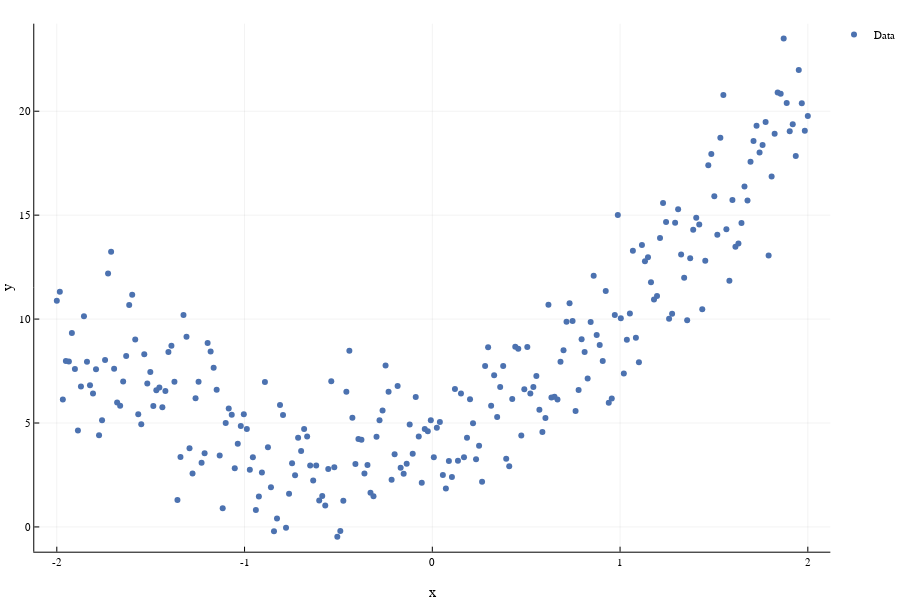

The cell this chart's notebook holds for it:
### Markdown cell above
Let's start by plotting the raw data.

### Code cell
@df data scatter(:x, :y, 
    label="Data", 
    xlabel="x", 
    ylabel="y",
    markersize=3,
)

### Figure 1 — Plotly figure (JSON) as saved in the notebook; plotly's stock layout.template omitted (floating-point values rounded to 4 significant figures; data arrays with more than 128 entries replaced by an {"elided": "..."} marker saying what was removed)
{"data": [{"colorbar": {"title": {"text": ""}}, "hoverinfo": "text", "legendgroup": "Data", "marker": {"color": "rgba(76, 114, 176, 1.000)", "line": {"color": "rgba(0, 0, 0, 0)", "width": 1}, "size": 6, "symbol": "circle"}, "mode": "markers", "name": "Data", "showlegend": true, "text": {"elided": "250 null values"}, "type": "scatter", "x": {"elided": "250 float values"}, "xaxis": "x", "y": {"elided": "250 float values"}, "yaxis": "y", "zmax": 0.1, "zmin": -0.1}], "layout": {"annotations": [], "height": 600, "legend": {"bgcolor": "rgba(255, 255, 255, 1.000)", "bordercolor": "rgba(0, 0, 0, 1)", "font": {"color": "rgba(0, 0, 0, 1)", "family": "sans-serif", "size": 11}, "tracegroupgap": 0, "x": 1, "y": 1}, "margin": {"b": 20, "l": 0, "r": 0, "t": 20}, "paper_bgcolor": "rgba(255, 255, 255, 1.000)", "plot_bgcolor": "rgba(255, 255, 255, 1.000)", "showlegend": true, "width": 900, "xaxis": {"anchor": "y", "domain": [0.0411, 0.9956], "gridcolor": "rgba(0, 0, 0, 0.1)", "gridwidth": 0.5, "linecolor": "rgba(0, 0, 0, 1)", "mirror": false, "range": [-2.12, 2.12], "showgrid": true, "showline": true, "showticklabels": true, "tickangle": 0, "tickcolor": "rgb(0, 0, 0)", "tickfont": {"color": "rgba(0, 0, 0, 1)", "family": "sans-serif", "size": 11}, "tickmode": "array", "ticks": "inside", "ticktext": ["-2", "-1", "0", "1", "2"], "tickvals": [-2, -1, 0, 1, 2], "title": {"font": {"color": "rgba(0, 0, 0, 1)", "family": "sans-serif", "size": 15}, "text": "x"}, "type": "linear", "visible": true, "zeroline": false, "zerolinecolor": "rgba(0, 0, 0, 1)"}, "yaxis": {"anchor": "x", "domain": [0.05054, 0.9934], "gridcolor": "rgba(0, 0, 0, 0.1)", "gridwidth": 0.5, "linecolor": "rgba(0, 0, 0, 1)", "mirror": false, "range": [-1.191, 24.21], "showgrid": true, "showline": true, "showticklabels": true, "tickangle": 0, "tickcolor": "rgb(0, 0, 0)", "tickfont": {"color": "rgba(0, 0, 0, 1)", "family": "sans-serif", "size": 11}, "tickmode": "array", "ticks": "inside", "ticktext": ["0", "5", "10", "15", "20"], "tickvals": [0, 5, 10, 15, 20], "title": {"font": {"color": "rgba(0, 0, 0, 1)", "family": "sans-serif", "size": 15}, "text": "y"}, "type": "linear", "visible": true, "zeroline": false, "zerolinecolor": "rgba(0, 0, 0, 1)"}}}
